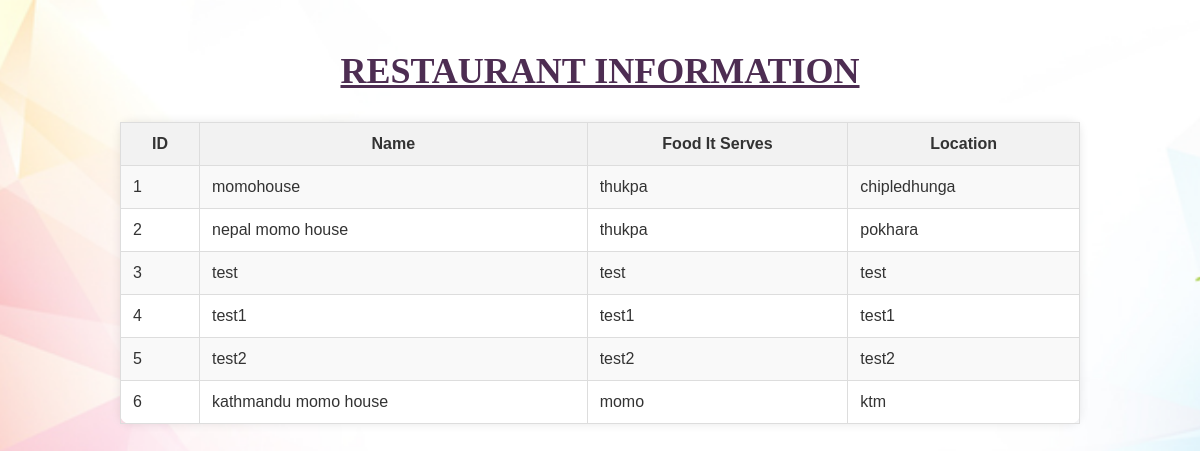
The app's page /adminrestaurant.php with its own data.
### tables this page shows
CREATE TABLE `restaurant` (
  `restaurantid` int(20) NOT NULL,
  `restaurantname` varchar(20) NOT NULL,
  `foodItServes` varchar(20) NOT NULL,
  `restaurantlocation` varchar(20) NOT NULL,
  `restarantimage` blob NOT NULL
);

### adminrestaurant.php (the view, shortened to what this page needs)
<!DOCTYPE html>
<html lang="en">
<head>
    <link rel="stylesheet" href="adminrestaurant.css">
</head>
<body>
    <h2>Restaurant Information</h2>
    <table>
        <tr>
            <th>ID</th>
            <th>Name</th>
            <th>Food It Serves</th>
            <th>Location</th>
        </tr>
        <?php
            include 'db_conn.php';
            $sql = "SELECT * FROM `restaurant`";
            $result = $conn->query($sql);
            if ($result->num_rows > 0) {
                while ($row = $result->fetch_assoc()) {
                    echo "<tr>";
                    echo "<td>" . $row["restaurantid"] . "</td>";
                    echo "<td>" . $row["restaurantname"] . "</td>";
                    echo "<td>" . $row["foodItServes"] . "</td>";
                    echo "<td>" . $row["restaurantlocation"] . "</td>";
                    echo "</tr>";
                }
            } else {
                echo "<tr><td colspan='4'>No restaurants found.</td></tr>";
            }
        ?>
    </table>
    <br>
    <br>
    <br>
    <br>
    <br>
    <br>
    <br>
    <br>
    <br>
    <br>
    <br>
    <br>
    <br>
    <br>
    <br>
    <br>
    <br>
    <br>
    <br>
    <br>
    <br>
    <br>
    <br>
    <br>
    <br>
    <br>
    <br>
</body>
</html>

### adminrestaurant.css (style rules this page uses)
body { font-family: Arial, sans-serif; background-color: #f5f5f5; margin: 0; padding: 0; color: #333; background-image: url('testbg.jpg'); background-size: cover; background-position: center; background-repeat: no-repeat; }
h2 { color: #4d2d52; font-family: 'Garamond', serif; font-size: 36px; text-align: center; margin-top: 50px; text-transform: uppercase; text-decoration: underline; }
table { width: 80%; margin: 20px auto; border-collapse: collapse; background-color: #fff; border-radius: 10px; box-shadow: 0 0 10px rgba(0, 0, 0, 0.1); }
th, td { border: 1px solid #ddd; padding: 12px; }
th { background-color: #f2f2f2; }
tr:nth-child(even) { background-color: #f9f9f9; }

### records on screen
restaurant: restaurantid "1", restaurantname "momohouse", foodItServes "thukpa", restaurantlocation "chipledhunga"
restaurant: restaurantid "2", restaurantname "nepal momo house", foodItServes "thukpa", restaurantlocation "pokhara"
restaurant: restaurantid "3", restaurantname "test", foodItServes "test", restaurantlocation "test"
restaurant: restaurantid "4", restaurantname "test1", foodItServes "test1", restaurantlocation "test1"
restaurant: restaurantid "5", restaurantname "test2", foodItServes "test2", restaurantlocation "test2"
restaurant: restaurantid "6", restaurantname "kathmandu momo house", foodItServes "momo", restaurantlocation "ktm"
